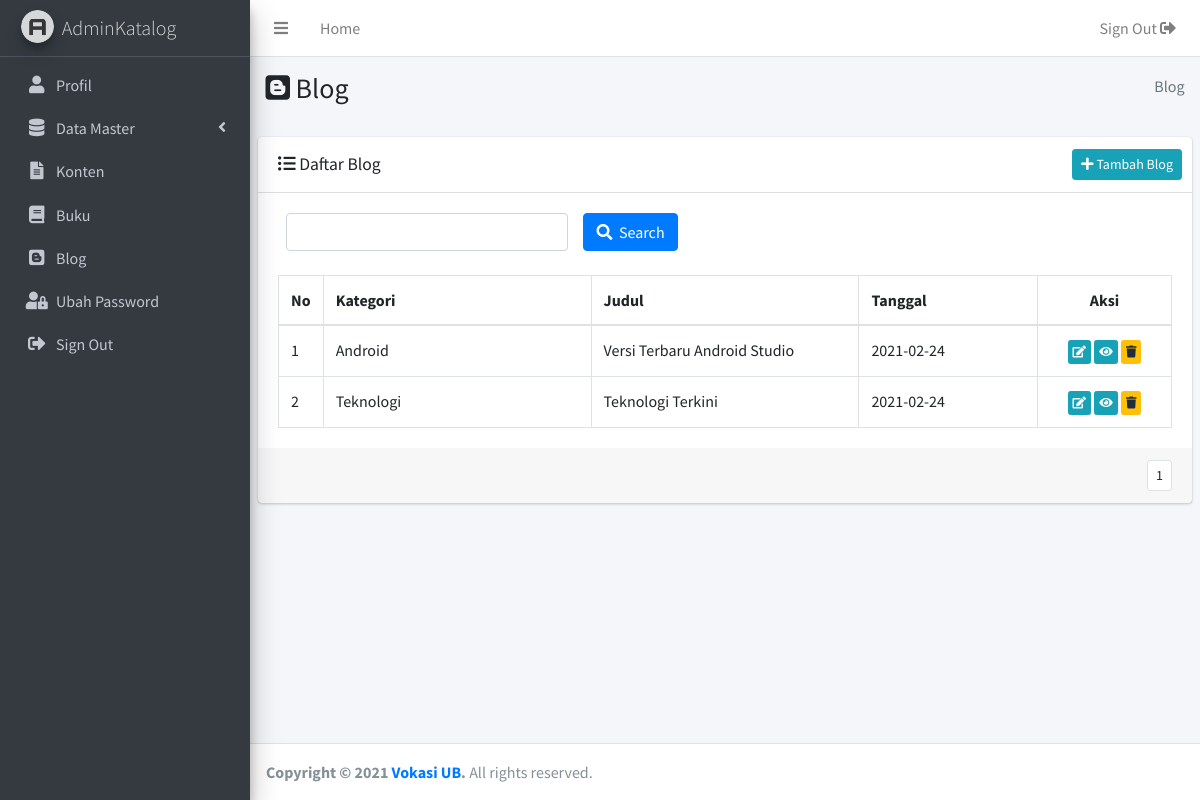
Page /admin/blog.php (signed in) on the committed database.
### tables this page shows
CREATE TABLE `blog` (
  `id_blog` int(11) NOT NULL,
  `id_kategori_blog` int(11) DEFAULT NULL,
  `id_user` int(11) DEFAULT NULL,
  `tanggal` date NOT NULL DEFAULT '1999-01-01',
  `judul` varchar(255) DEFAULT NULL,
  `isi` text DEFAULT NULL
);

CREATE TABLE `kategori_blog` (
  `id_kategori_blog` int(11) NOT NULL,
  `kategori_blog` varchar(50) DEFAULT NULL
);

### admin/blog.php (the view, shortened to what this page needs)
<?php
include('../koneksi/koneksi.php');
?>
<!DOCTYPE html>
<html>
<head>
<?php include("includes/head.php") ?>
</head>
<body class="hold-transition sidebar-mini layout-fixed">
<div class="wrapper">
<?php include("includes/header.php") ?>
  <?php include("includes/sidebar.php") ?>
  <div class="content-wrapper">
    <section class="content-header">
      <div class="container-fluid">
        <div class="row mb-2">
          <div class="col-sm-6">
            <h3><i class="fab fa-blogger"></i> Blog</h3>
          </div>
          <div class="col-sm-6">
            <ol class="breadcrumb float-sm-right">
              <li class="breadcrumb-item active"> Blog</li>
            </ol>
          </div>
        </div>
      </div>
    </section>
    <section class="content">
            <div class="card">
              <div class="card-header">
                <h3 class="card-title" style="margin-top:5px;"><i class="fas fa-list-ul"></i> Daftar  Blog</h3>
                <div class="card-tools">
                  <a href="tambahblog.php" class="btn btn-sm btn-info float-right">
                  <i class="fas fa-plus"></i> Tambah  Blog</a>
                </div>
              </div>
              <div class="card-body">
              <div class="col-md-12">
                  <form method="" action="">
                    <div class="row">
                        <div class="col-md-4 bottom-10">
                          <input type="text" class="form-control" id="kata_kunci" name="katakunci">
                        </div>
                        <div class="col-md-5 bottom-10">
                          <button type="submit" class="btn btn-primary"><i class="fas fa-search"></i>&nbsp; Search</button>
                        </div>
                    </div>
                  </form>
                </div><br>
                <table class="table table-bordered">
                  <thead>
                    <tr>
                      <th width="5%">No</th>
                      <th width="30%">Kategori</th>
                      <th width="30%">Judul</th>
                      <th width="20%">Tanggal</th>
                      <th width="15%"><center>Aksi</center></th>
                    </tr>
                  </thead>
                  <tbody>
                    <?php
                    $batas = 4;
                    if(!isset($_GET['halaman'])){
                      $posisi = 0;
                    }else{
                      $halaman = $_GET['halaman'];
                      $posisi = ($halaman-1) * $batas;
                    }
                    $sql_b = "SELECT blog.id_blog, kategori_blog.kategori_blog, blog.judul, blog.tanggal
                    FROM `blog` INNER JOIN `kategori_blog` ON
                    kategori_blog.id_kategori_blog=blog.id_kategori_blog";
                    if (isset($_GET["katakunci"])){
                      $katakunci = $_GET["katakunci"];
                    }else {
                      $katakunci = "";
                    }
                    $sql_b .= " where `judul` or kategori_blog.kategori_blog LIKE '%$katakunci%'";
                    $sql_b .= " ORDER BY `kategori_blog` limit $posisi, $batas ";
                    $query_b = mysqli_query($koneksi,$sql_b);
                    $no = $posisi+1;
                    while($data_b = mysqli_fetch_row($query_b)){
                       $id_blog = $data_b[0];
                       $kategori_blog = $data_b[1];
                       $judul = $data_b[2];
                       $tanggal = $data_b[3];
                    ?>
                    <tr>
                       <td><?php echo $no;?></td>
                       <td><?php echo $kategori_blog;?></td>
                       <td><?php echo $judul;?></td>
                       <td><?php echo $tanggal;?></td>
                       <td align="center">
                       <a href="editblog.php?data=<?php echo $id_blog;?>"
                       class="btn btn-xs btn-info"><i class="fas fa-edit"></i></a>
                       <a href="detailblog.php?data=<?php echo $id_blog;?>"
                      class="btn btn-xs btn-info" title="Detail"><i class="fas fa-eye"></i></a>
                       <a href="javascript:if(confirm('Anda yakin ingin menghapus data<?php echo $judul; ?>
                       ?'))window.location.href = 'blog.php?aksi=hapus&data=<?php echo $id_blog;?>&notif=hapusberhasil'"
                       class="btn btn-xs btn-warning"><i class="fas fa-trash"></i></a>
                      </td>
                    </tr>
                    <?php $no++;}?>
                  </tbody>
                </table>
              </div>
              <?php
                include("includes/pagination.php")
              ?>
            </div>
    </section>
  </div>
  <?php include("includes/footer.php") ?>
</div>
</body>
</html>

### admin/includes/head.php (style rules this page uses)
.card-body { overflow-x:auto; }
tbody tr td { max-width: 500px;white-space: nowrap; overflow: hidden;text-overflow: ellipsis; }

### rows in the picture
blog: id_kategori_blog.kategori_blog "Android", judul "Versi Terbaru Android Studio", tanggal "2021-02-24"
blog: id_kategori_blog.kategori_blog "Teknologi", judul "Teknologi Terkini", tanggal "2021-02-24"
